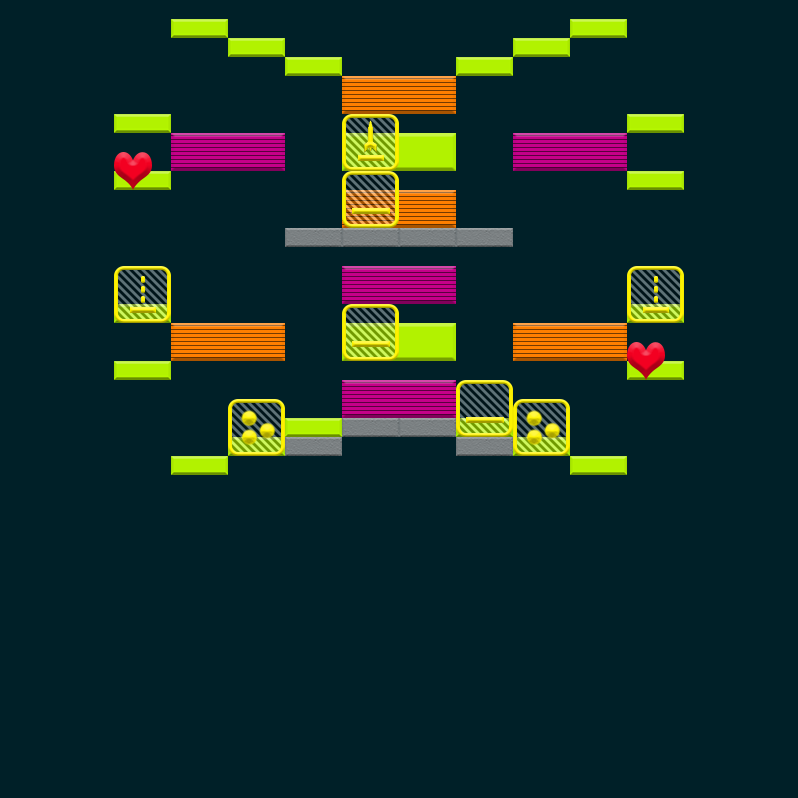

This is a level from a 2D game, rendered from its Tiled map with the project's own tilesets. A one-line summary and the map file follow, with tile-layer data summarised:
An orthogonal 14x42 tile map with 57x19 px tiles, 2 tile layers (Bricks, Powerups), 3 tilesets.

<map version="1.0" tiledversion="1.0.3" orientation="orthogonal" renderorder="left-up" width="14" height="42" tilewidth="57" tileheight="19" backgroundcolor="#002028" nextobjectid="15">
 <properties>
  <property name="FinalBallSpeedPercentageIncrease" type="int" value="25" />
 </properties>
 <tileset firstgid="1" name="Bricks" tilewidth="114" tileheight="38" tilecount="18" columns="0">
  <tile id="0">
   <properties>
    <property name="HitsToDestroy" type="int" value="1" />
   </properties>
   <image width="114" height="38" source="../../../../SourceImages/Game/Brick-A1.png" />
  </tile>
  <tile id="1">
   <properties>
    <property name="HitsToDestroy" type="int" value="2" />
   </properties>
   <image width="114" height="38" source="../../../../SourceImages/Game/Brick-A2.png" />
  </tile>
  <tile id="2">
   <properties>
    <property name="HitsToDestroy" type="int" value="1" />
   </properties>
   <image width="114" height="38" source="../../../../SourceImages/Game/Brick-B1.png" />
  </tile>
  <tile id="3">
   <properties>
    <property name="HitsToDestroy" type="int" value="2" />
   </properties>
   <image width="114" height="38" source="../../../../SourceImages/Game/Brick-B2.png" />
  </tile>
  <tile id="4">
   <properties>
    <property name="HitsToDestroy" type="int" value="1" />
   </properties>
   <image width="114" height="38" source="../../../../SourceImages/Game/Brick-C1.png" />
  </tile>
  <tile id="5">
   <properties>
    <property name="HitsToDestroy" type="int" value="2" />
   </properties>
   <image width="114" height="38" source="../../../../SourceImages/Game/Brick-C2.png" />
  </tile>
  <tile id="6">
   <properties>
    <property name="HitsToDestroy" type="int" value="1" />
   </properties>
   <image width="114" height="38" source="../../../../SourceImages/Game/Brick-D1.png" />
  </tile>
  <tile id="7">
   <properties>
    <property name="HitsToDestroy" type="int" value="2" />
   </properties>
   <image width="114" height="38" source="../../../../SourceImages/Game/Brick-D2.png" />
  </tile>
  <tile id="8">
   <properties>
    <property name="HitsToDestroy" type="int" value="-1" />
   </properties>
   <image width="114" height="38" source="../../../../SourceImages/Game/Brick-E1.png" />
  </tile>
  <tile id="9">
   <properties>
    <property name="HitsToDestroy" type="int" value="1" />
   </properties>
   <image width="57" height="19" source="../../../../SourceImages/Game/SmallBrick-A1.png" />
  </tile>
  <tile id="10">
   <properties>
    <property name="HitsToDestroy" type="int" value="2" />
   </properties>
   <image width="57" height="19" source="../../../../SourceImages/Game/SmallBrick-A2.png" />
  </tile>
  <tile id="11">
   <properties>
    <property name="HitsToDestroy" type="int" value="1" />
   </properties>
   <image width="57" height="19" source="../../../../SourceImages/Game/SmallBrick-B1.png" />
  </tile>
  <tile id="12">
   <properties>
    <property name="HitsToDestroy" type="int" value="2" />
   </properties>
   <image width="57" height="19" source="../../../../SourceImages/Game/SmallBrick-B2.png" />
  </tile>
  <tile id="14">
   <properties>
    <property name="HitsToDestroy" type="int" value="1" />
   </properties>
   <image width="57" height="19" source="../../../../SourceImages/Game/SmallBrick-C1.png" />
  </tile>
  <tile id="15">
   <properties>
    <property name="HitsToDestroy" type="int" value="2" />
   </properties>
   <image width="57" height="19" source="../../../../SourceImages/Game/SmallBrick-C2.png" />
  </tile>
  <tile id="16">
   <properties>
    <property name="HitsToDestroy" type="int" value="1" />
   </properties>
   <image width="57" height="19" source="../../../../SourceImages/Game/SmallBrick-D1.png" />
  </tile>
  <tile id="17">
   <properties>
    <property name="HitsToDestroy" type="int" value="2" />
   </properties>
   <image width="57" height="19" source="../../../../SourceImages/Game/SmallBrick-D2.png" />
  </tile>
  <tile id="18">
   <properties>
    <property name="HitsToDestroy" type="int" value="-1" />
   </properties>
   <image width="57" height="19" source="../../../../SourceImages/Game/SmallBrick-E1.png" />
  </tile>
 </tileset>
 <tileset firstgid="20" name="Powerups" tilewidth="57" tileheight="57" tilecount="6" columns="0">
  <tile id="0">
   <properties>
    <property name="PowerupType" type="int" value="3" />
   </properties>
   <image width="57" height="57" source="../../../../SourceImages/Game/PowerupFireball.png" />
  </tile>
  <tile id="1">
   <properties>
    <property name="PowerupType" type="int" value="1" />
   </properties>
   <image width="57" height="57" source="../../../../SourceImages/Game/PowerupLargerPaddle.png" />
  </tile>
  <tile id="2">
   <properties>
    <property name="PowerupType" type="int" value="2" />
   </properties>
   <image width="57" height="57" source="../../../../SourceImages/Game/PowerupMultiBall.png" />
  </tile>
  <tile id="3">
   <properties>
    <property name="PowerupType" type="int" value="4" />
   </properties>
   <image width="57" height="57" source="../../../../SourceImages/Game/PowerupBullets.png" />
  </tile>
  <tile id="4">
   <properties>
    <property name="PowerupType" type="int" value="5" />
   </properties>
   <image width="57" height="57" source="../../../../SourceImages/Game/PowerupRockets.png" />
  </tile>
  <tile id="5">
   <properties>
    <property name="PowerupType" type="int" value="6" />
   </properties>
   <image width="38" height="38" source="../../../../SourceImages/Game/LifeUp.png" />
  </tile>
 </tileset>
 <tileset firstgid="26" name="Wormholes" tilewidth="57" tileheight="57" tilecount="2" columns="0">
  <tile id="2">
   <image width="57" height="57" source="../../../../SourceImages/Game/WormholeIn.png" />
  </tile>
  <tile id="3">
   <image width="57" height="57" source="../../../../SourceImages/Game/WormholeOut.png" />
  </tile>
 </tileset>
 <layer name="Bricks" width="14" height="42">
  <data>[588 cells, 38 non-empty, 5 distinct tile ids]</data>
 </layer>
 <layer name="Powerups" width="14" height="42">
  <data>[588 cells, 10 non-empty, 5 distinct tile ids]</data>
 </layer>
 <objectgroup name="Wormholes" />
</map>
